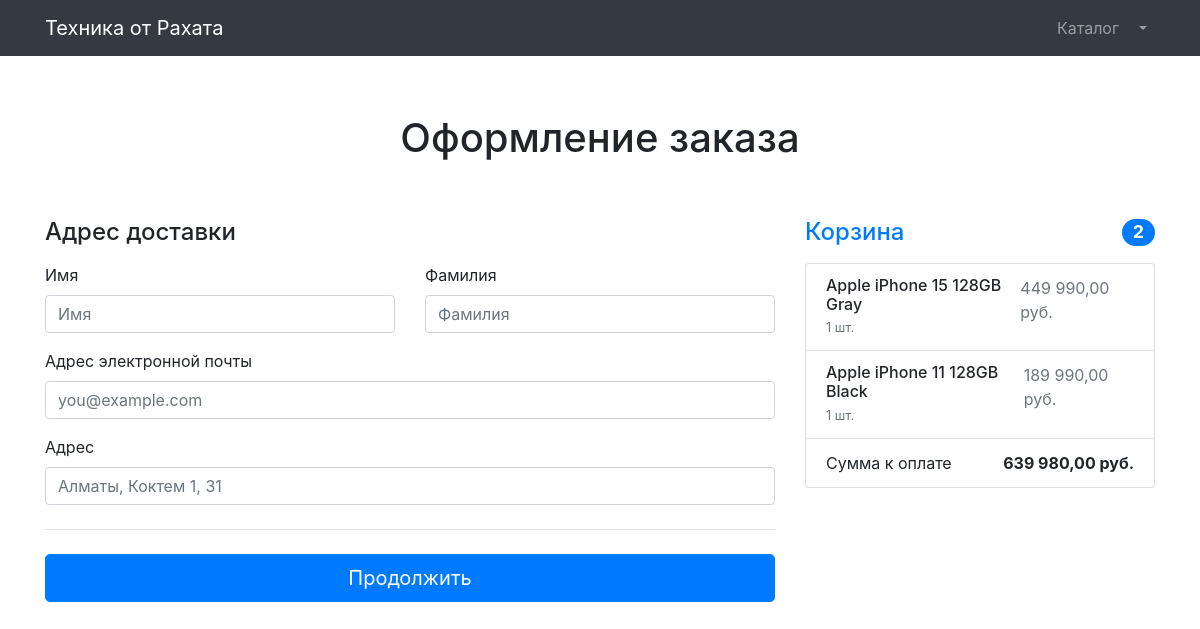
Screenshot of /orders/order-create/ (signed in) with the database file from the repository.
### products/models.py (models this page shows, shortened)
class Basket(models.Model):
    user = models.ForeignKey(to=User, on_delete=models.CASCADE, related_name='basket')
    product = models.ForeignKey(to=Product, on_delete=models.CASCADE)
    quantity = models.PositiveSmallIntegerField(default=0)
    created_timestamp = models.DateTimeField(auto_now_add=True)
    objects = BasketQuerySet.as_manager()
    def sum(self):
        return self.quantity * self.product.price

class Product(models.Model):
    name = models.CharField(max_length=100)
    description = models.TextField()
    price = models.DecimalField(max_digits=8, decimal_places=2)
    quantity = models.PositiveIntegerField()
    image = models.ImageField(upload_to='products_images/')
    stripe_product_price_id = models.CharField(max_length=100, blank=True, null=True)
    category = models.ForeignKey(Category, on_delete=models.CASCADE, related_name='products')

### orders/views.py (the view, shortened to what this page needs)
# urls.py: path('order-create/', views.OrderCreateView.as_view(), name='order_create'),
class OrderCreateView(TitleMixin, CreateView):
    template_name = 'orders/order-create.html'
    form_class = OrderForm
    success_url = reverse_lazy('orders:order_create')
    title = 'Техника от Рахата - Оформление заказа'

### orders/forms.py
class OrderForm(forms.ModelForm):
    first_name = forms.CharField(widget=forms.TextInput(attrs={'class': 'form-control', 'placeholder': 'Имя'}))
    last_name = forms.CharField(widget=forms.TextInput(attrs={'class': 'form-control', 'placeholder': 'Фамилия'}))
    email = forms.EmailField(widget=forms.EmailInput(attrs={'class': 'form-control', 'placeholder': 'you@example.com'}))
    address = forms.CharField(widget=forms.TextInput(attrs={
        'class': 'form-control', 'placeholder': 'Алматы, Коктем 1, 31',
    }))
    class Meta:
        model = Order
        fields = ('first_name', 'last_name', 'email', 'address')

### common/views.py (called while the page is built)
    def get_context_data(self, **kwargs):
        context = super(TitleMixin, self).get_context_data(**kwargs)
        context['title'] = self.title
        return context

### products/context_processors.py (called while the page is built)
def baskets(request):
    user = request.user
    context = {
        'baskets': Basket.objects.filter(user=user) if user.is_authenticated else [],
    }
    return context

### products/models.py (called while the page is built)
    def total_sum(self):
        return sum(basket.sum() for basket in self)

    def total_quantity(self):
        return sum(basket.quantity for basket in self)

### orders/templates/orders/order-create.html (shortened to what this page needs)
{% extends 'products/base.html' %}
{% load humanize %}
{% block content %}
    <section>
        <div class="alert alert-warning text-center" role="alert">
        </div>
        <div class="container">
            <div class="py-5 text-center">
                <h1>Оформление заказа</h1>
            </div>
            <div class="row g-5">
                <div class="col-md-5 col-lg-4 order-md-last">
                    <h4 class="d-flex justify-content-between align-items-center mb-3">
                        <span class="text-primary">Корзина</span>
                        <span class="badge badge-primary badge-pill text-white">{{ baskets.total_quantity }}</span>
                    </h4>
                    <ul class="list-group mb-3">
                        {% for basket in baskets %}
                            <li class="list-group-item d-flex justify-content-between lh-sm">
                                <div>
                                    <h6 class="my-0">{{ basket.product.name }}</h6>
                                    <small class="text-muted">{{ basket.quantity }} шт.</small>
                                </div>
                                <span class="text-muted">{{ basket.sum|intcomma }} руб.</span>
                            </li>
                        {% endfor %}
                        <li class="list-group-item d-flex justify-content-between">
                            <span>Сумма к оплате</span>
                            <strong>{{ baskets.total_sum|intcomma }} руб.</strong>
                        </li>
                    </ul>
                </div>
                <div class="col-md-7 col-lg-8">
                    <h4 class="mb-3">Адрес доставки</h4>
                    <form action="{% url 'orders:order_create' %}" method="post">
                        <div class="row g-3">
                            <div class="col-sm-6">
                                <label for="{{ form.first_name.id_for_label }}" class="form-label">Имя</label>
                                {{ form.first_name }}
                            </div>
                            <div class="col-sm-6">
                                <label for="{{ form.last_name.id_for_label }}" class="form-label">Фамилия</label>
                                {{ form.last_name }}
                            </div>
                            <div class="col-12 mt-3">
                                <label for="{{ form.email.id_for_label }}" class="form-label">Адрес электронной
                                    почты</label>
                                {{ form.email }}
                            </div>
                            <div class="col-12 mt-3">
                                <label for="{{ form.email.address }}" class="form-label">Адрес</label>
                                {{ form.address }}
                            </div>
                        </div>
                        <hr class="my-4">
                        <button class="w-100 btn btn-primary btn-lg" type="submit">Продолжить</button>
                    </form>
                </div>
            </div>
        </div>
    </section>
{% endblock %}

### rows the page displays
Basket: total_quantity "2", product.name "Apple iPhone 15 128GB Gray", quantity "1", sum "449 990,00", total_sum "639 980,00"
Basket: product.name "Apple iPhone 11 128GB Black", quantity "1", sum "189 990,00"
